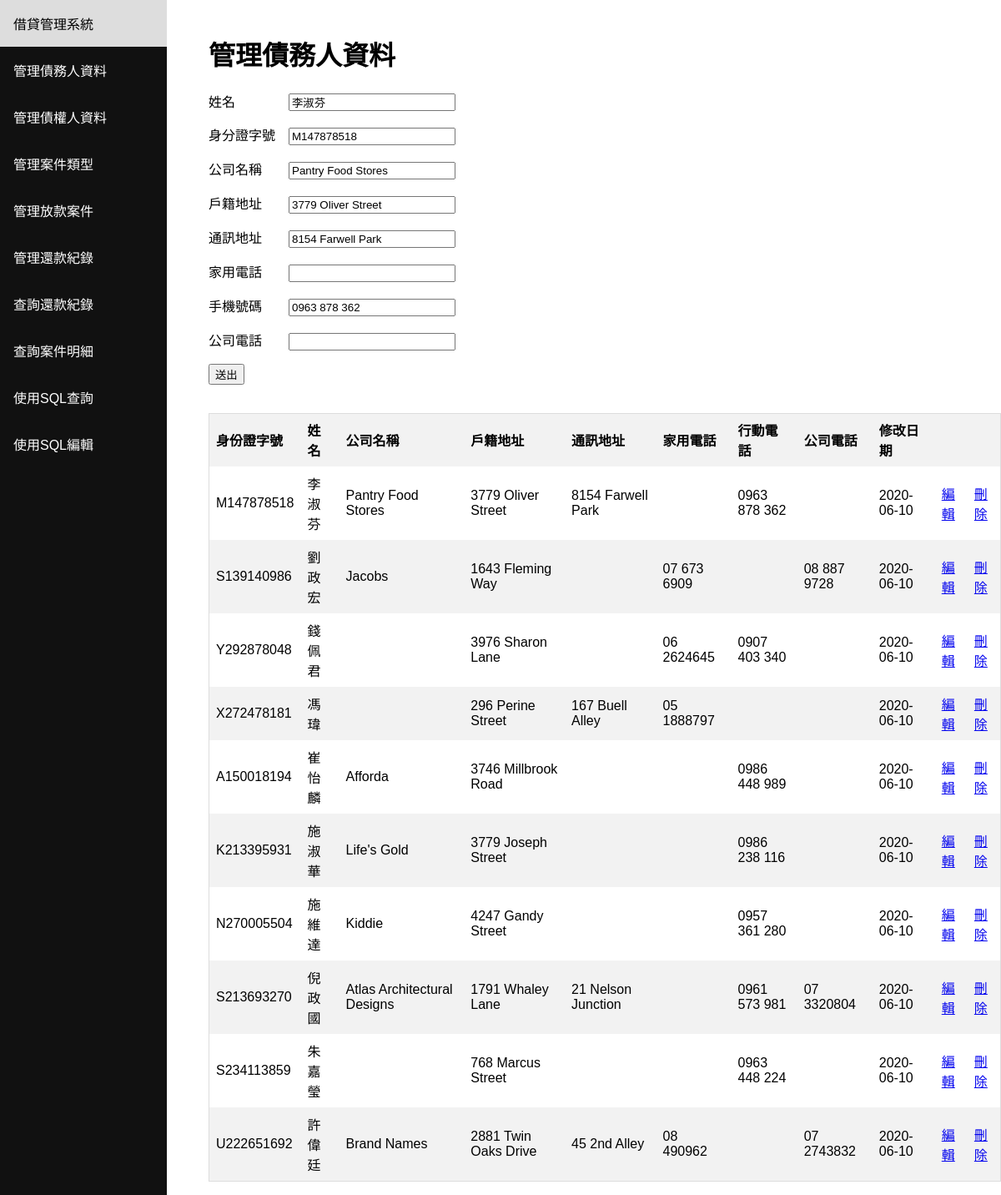
/debter/edit/M147878518, run on the app's committed database.
### tables this page shows
CREATE TABLE "DEBTER" (
	`ID`	TEXT NOT NULL UNIQUE,
	`Name`	TEXT NOT NULL,
	`CompanyName`	TEXT,
	`ResidenceAddress`	TEXT NOT NULL,
	`MailingAddress`	TEXT,
	`TelPhoneNumber`	TEXT,
	`MobilePhoneNumber`	TEXT,
	`CompanyPhoneNumber`	TEXT,
	`EditDate`	TEXT NOT NULL,
	PRIMARY KEY(`ID`)
);

### main.py (the view)
@app.route('/debter/edit/<ID>', methods=['GET', 'POST'])
def debter_edit(ID):
    ID = f"\"{ID}\""
    if request.method == 'POST':
        edit_data('DEBTER', edit=True, pr_key=[ID])
        return redirect(url_for('debter'))
    table = get_query("select * from DEBTER;")
    data = get_query("select {} from DEBTER where ID = {}".format(','.join(INPUT_DICT['DEBTER']), ID))
    return render_template(
                'debter.html',
                columns=['身份證字號','姓名','公司名稱','戶籍地址','通訊地址','家用電話','行動電話','公司電話','修改日期'],
                table=table,
                edit=True,
                data=data[0]
            )

### main.py (called while the page is built)
def get_query(query , get_col=False):
    conn = sqlite3.connect('database.db')
    conn.row_factory = sqlite3.Row
    cur = conn.cursor()
    cur.execute(query)
    rows = cur.fetchall()
    conn.close()
    output = []
    cols = []
    for row in rows:
        temp = dict(row)
        output.append(list(temp.values()))
        if get_col: cols = list(temp.keys())
    if get_col:
        return output, cols
    return output

### templates/debter.html (shortened to what this page needs)
<html><header><title>借貸管理系統</title></header><body><div class="sidenav"><a href="/">借貸管理系統</a><a href="/debter">管理債務人資料</a><a href="/creditor">管理債權人資料</a><a href="/project_type">管理案件類型</a><a href="/project">管理放款案件</a><a href="/period">管理還款紀錄</a><a href="/repayment_record">查詢還款紀錄</a><a href="/project_record">查詢案件明細</a><a href="/sql_search">使用SQL查詢</a><a href="/sql_edit">使用SQL編輯</a></div><div class="content"><h1>管理債務人資料</h1><form method="POST" action=""><div>{% if edit %}<p>姓名　　　　<input name="Name" style="width:200px" value="{{ data[0] }}"/></p><p>身分證字號　<input name="ID" style="width:200px" value="{{ data[1] }}"/></p><p>公司名稱　　<input name="CompanyName" style="width:200px" value="{{ data[2] }}"/></p><p>戶籍地址　　<input name="ResidenceAddress" style="width:200px" value="{{ data[3] }}"/></p><p>通訊地址　　<input name="MailingAddress" style="width:200px" value="{{ data[4] }}"/></p><p>家用電話　　<input name="TelPhoneNumber" type="tel" style="width:200px" value="{{ data[5] }}"/></p><p>手機號碼　　<input name="MobilePhoneNumber" type="tel" style="width:200px" value="{{ data[6] }}"/></p><p>公司電話　　<input name="CompanyPhoneNumber" type="tel" style="width:200px" value="{{ data[7] }}"/></p>{% endif %}<p><input type="submit" value="送出"/></p></div><br/><div style="overflow-x:auto;"><table><thead><tr></tr>{% for column in columns %}<th>{{ column }}</th>{% endfor %}<th></th><th></th></thead><tbody>{% for row in table %}<tr>{% for item in row %}<td>{{ item }}</td>{% endfor %}<td><a href="/debter/edit/{{ row[0] }}">編輯</a></td><td><a href="/debter/delete/{{ row[0] }}">刪除</a></td></tr>{% endfor %}</tbody></table></div></form></div></body></html>

### templates/debter.html (style rules this page uses)
* { box-sizing: border-box; }
body { margin: 0; font-family: Arial, Helvetica, sans-serif; }
.sidenav { height: 100%; width: 200px; position: fixed; z-index: 1; top: 0; left: 0; background-color: #111; overflow-x: hidden; }
.sidenav a { color: white; padding: 16px; text-decoration: none; display: block; }
.content { margin-left: 200px; padding-left: 50px; padding-top: 20px; }
table { border-collapse: collapse; border-spacing: 0; width: 100%; border: 1px solid #ddd; }
th, td { text-align: left; padding: 8px; }
tr:nth-child(even) { background-color: #f2f2f2 }

### data on the page
DEBTER: Name "李淑芬", ID "M147878518", CompanyName "Pantry Food Stores", ResidenceAddress "3779 Oliver Street", MailingAddress "8154 Farwell Park", MobilePhoneNumber "0963 878 362", EditDate "2020-06-10"
DEBTER: ID "S139140986", Name "劉政宏", CompanyName "Jacobs", ResidenceAddress "1643 Fleming Way", TelPhoneNumber "07 673 6909", CompanyPhoneNumber "08 887 9728", EditDate "2020-06-10"
DEBTER: ID "Y292878048", Name "錢佩君", ResidenceAddress "3976 Sharon Lane", TelPhoneNumber "06 2624645", MobilePhoneNumber "0907 403 340", EditDate "2020-06-10"
DEBTER: ID "X272478181", Name "馮瑋", ResidenceAddress "296 Perine Street", MailingAddress "167 Buell Alley", TelPhoneNumber "05 1888797", EditDate "2020-06-10"
DEBTER: ID "A150018194", Name "崔怡麟", CompanyName "Afforda", ResidenceAddress "3746 Millbrook Road", MobilePhoneNumber "0986 448 989", EditDate "2020-06-10"
DEBTER: ID "K213395931", Name "施淑華", CompanyName "Life's Gold", ResidenceAddress "3779 Joseph Street", MobilePhoneNumber "0986 238 116", EditDate "2020-06-10"
DEBTER: ID "N270005504", Name "施維達", CompanyName "Kiddie", ResidenceAddress "4247 Gandy Street", MobilePhoneNumber "0957 361 280", EditDate "2020-06-10"
DEBTER: ID "S213693270", Name "倪政國", CompanyName "Atlas Architectural Designs", ResidenceAddress "1791 Whaley Lane", MailingAddress "21 Nelson Junction", MobilePhoneNumber "0961 573 981", CompanyPhoneNumber "07 3320804", EditDate "2020-06-10"
DEBTER: ID "S234113859", Name "朱嘉瑩", ResidenceAddress "768 Marcus Street", MobilePhoneNumber "0963 448 224", EditDate "2020-06-10"
DEBTER: ID "U222651692", Name "許偉廷", CompanyName "Brand Names", ResidenceAddress "2881 Twin Oaks Drive", MailingAddress "45 2nd Alley", TelPhoneNumber "08 490962", CompanyPhoneNumber "07 2743832", EditDate "2020-06-10"

### other printed values
{{ column }} "身份證字號" "姓名" "公司名稱" "戶籍地址" "通訊地址" "家用電話" "行動電話" "公司電話" "修改日期"
